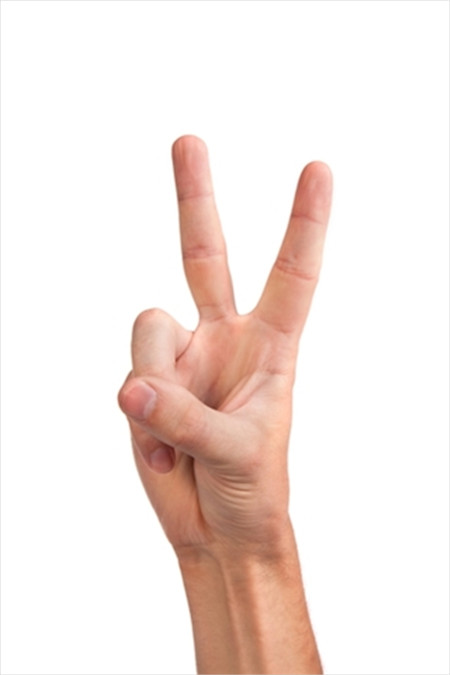
#> input picture 1.jpg, 450 x 675 px, given in place of the camera
$ python detect.py
#> lines starting #> are read from the running program, lines starting #| are printed output that depends on the picture; after the words box and inside, x2 and y2 are one past the last pixel; in counts of white or black regions, pixels touching at a corner belong together
#> further down, frame is the input picture: shape (675, 450, 3); mean B, G, R 227.2, 232, 244.6
import cv2 as cv
import numpy as np
import matplotlib.pyplot as plt

class HandDetect():
    def __init__(self) -> None:
        pass
    def crop(self):
        pass
    # 皮肤提取
    def skin_ellipse(self, image):
        """在YCrCb空间,肤色像素点会聚集到一个椭圆区域.先定义一个椭圆模型,
        然后将每个RGB像素点转换到YCrCb空间比对是否在椭圆区域,是的话判断为皮肤。"""
        skinCrCbHist = np.zeros((256, 256), dtype=np.uint8)
        cv.ellipse(skinCrCbHist, (113, 155), (23, 25), 43, 0, 360, (255, 255, 255), -1)  # 绘制椭圆弧线
        YCrCb = cv.cvtColor(image, cv.COLOR_BGR2YCR_CB)  # 转换至YCrCb空间
        (y, Cr, Cb) = cv.split(YCrCb)  # 拆分出Y,Cr,Cb值
        skin = np.zeros(Cr.shape, dtype=np.uint8)  # 掩膜
        (x, y) = Cr.shape
        for i in range(0, x):
            for j in range(0, y):
                if skinCrCbHist[Cr[i][j], Cb[i][j]] > 0:  # 若不在椭圆区间中
                    skin[i][j] = 255
        res = cv.bitwise_and(image, image, mask=skin)
        return res
    def skin_threshold(self):
        pass
    def get_hand(self):
        pass


###############################################
# 图像截取函数
# 输入：原图，截取起始点的横坐标，纵坐标，截取的宽度、长度
# 输出：截取后的图像， 被标记截取范围后的原图
###############################################
def crop(img_no_crop, x0, y0, width, height):
#> called with x0 = 0, y0 = 0, width = 640, height = 480
    img_no_crop_rectangle = img_no_crop.copy()
    cv.rectangle(img_no_crop_rectangle, (x0, y0), (x0 + width, y0 + height), (0, 255, 0))
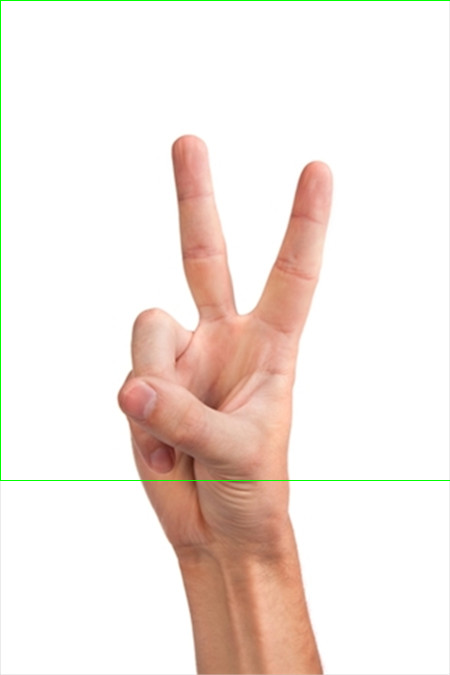
#> img_no_crop_rectangle: shape (675, 450, 3); 0.45% of pixels changed, all inside (x1, y1, x2, y2) = (0, 0, 450, 481)
    img_crop = img_no_crop[x0:x0 + width, y0:y0 + height]

    return img_crop, img_no_crop_rectangle


###############################################
# 椭圆皮肤检测函数
# 输入：原图
# 输出：筛选后只剩下皮肤的图
# 原理：在YCrCb空间，肤色像素点会聚集到一个椭圆区域。先定义一个椭圆模型，然后将每个RGB像素点转换到YCrCb空间比对是否在椭圆区域，是的话判断为皮肤。
###############################################
def skin_ellipse(img_crop):
    skinCrCbHist = np.zeros((256, 256), dtype=np.uint8)
    cv.ellipse(skinCrCbHist, (113, 155), (23, 25), 43, 0, 360, (255, 255, 255), -1)  # 绘制椭圆弧线
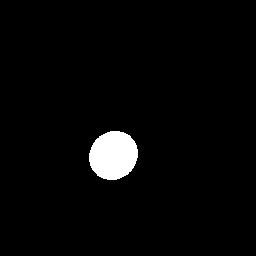
#> skinCrCbHist: shape (256, 256); 2.9% white; 1 white region, box (x1, y1, x2, y2) and area: (89, 131, 138, 180) 1878
    YCrCb = cv.cvtColor(img_crop, cv.COLOR_BGR2YCR_CB)  # 转换至YCrCb空间
#> YCrCb: shape (640, 450, 3); mean of channels 0, 1, 2 235.7, 134.6, 123.6
    (y, Cr, Cb) = cv.split(YCrCb)  # 拆分出Y,Cr,Cb值
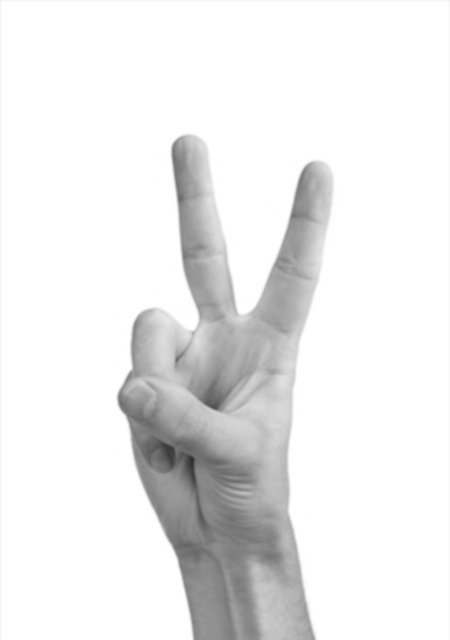
#> y: shape (640, 450); min 45, max 255, mean 235.7
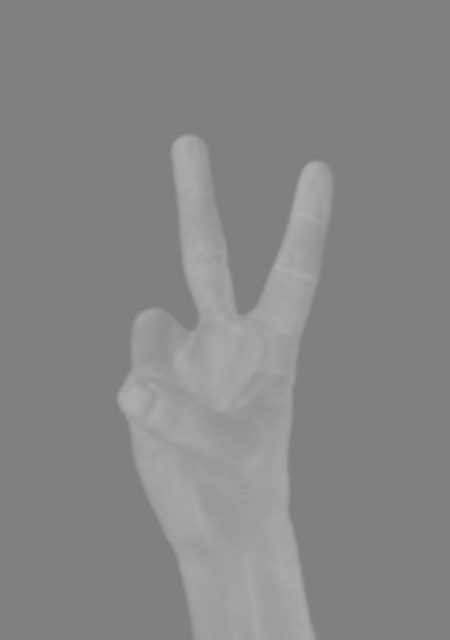
#> Cr: shape (640, 450); min 127, max 175, mean 134.6
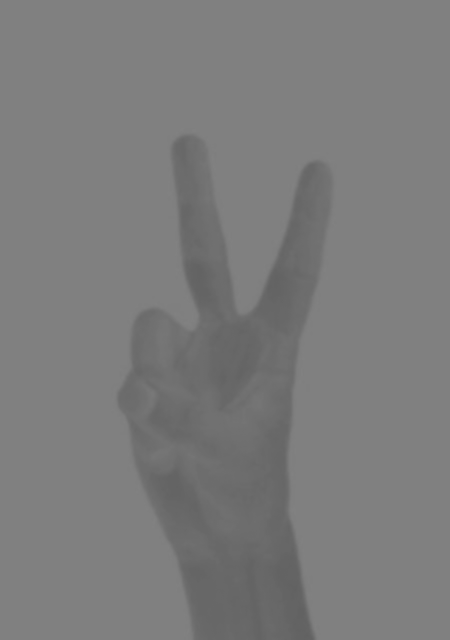
#> Cb: shape (640, 450); min 97, max 129, mean 123.6
    skin = np.zeros(Cr.shape, dtype=np.uint8)  # 掩膜
    (x, y) = Cr.shape
#> x = 640; y = 450
    for i in range(0, x):
        for j in range(0, y):
            if skinCrCbHist[Cr[i][j], Cb[i][j]] > 0:  # 若不在椭圆区间中
                skin[i][j] = 255
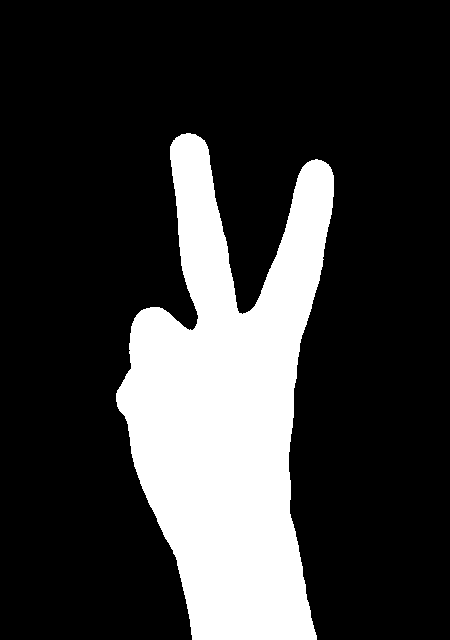
#> skin: shape (640, 450); 21.9% white; 1 white region, box (x1, y1, x2, y2) and area: (116, 133, 334, 640) 63154
    res = cv.bitwise_and(img_crop, img_crop, mask=skin)
    return res


###############################################
# YCrCb+阈值分割图像检测函数
# 输入：原图
# 输出：筛选后只剩下皮肤的图
# 原理:针对YCrCb中Cr分量的处理，对CR通道单独进行Otsu处理，Otsu方法opencv里用threshold，Otsu算法是对图像的灰度级进行聚类。
###############################################
def skin_threshold(roi):
    YCrCb = cv.cvtColor(roi, cv.COLOR_BGR2YCR_CB)  # 转换至YCrCb空间
    (y, cr, cb) = cv.split(YCrCb)  # 拆分出Y,Cr,Cb值
    cr1 = cv.GaussianBlur(cr, (5, 5), 0)
    _, skin = cv.threshold(cr1, 0, 255, cv.THRESH_BINARY + cv.THRESH_OTSU)  # Ostu处理
    res = cv.bitwise_and(roi, roi, mask=skin)
    return res


###############################################
# 形态学处理函数
# 输入：提取过皮肤以后的图像（存在瑕疵的干扰）
# 输出：排除大部分瑕疵后的图像
###############################################
def morphology(img_skin):
    # k = np.ones((16, 16), np.uint8)
    k = cv.getStructuringElement(cv.MORPH_RECT, (9, 9), None)
    img_erode = cv.erode(img_skin, k, 1)
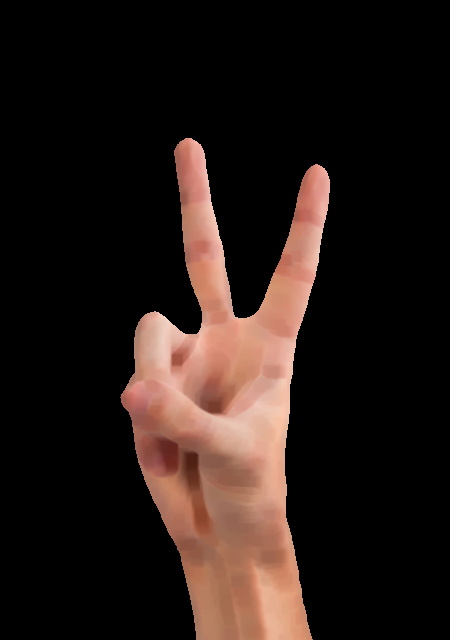
#> img_erode: shape (640, 450, 3); mean B, G, R 21.9, 26.2, 38
    img_dilate = cv.dilate(img_erode, k, 1)
    img_erode = cv.erode(img_dilate, k, 1)
    img_dilate = cv.dilate(img_erode, k, 1)

    return img_dilate


# 对摄像头进行设置
cap = cv.VideoCapture(0)
width = 640
height = 480
cap.set(cv.CAP_PROP_FRAME_WIDTH, width)
cap.set(cv.CAP_PROP_FRAME_HEIGHT, height)

if __name__ == '__main__':

    while 1:
        # 读取摄像头画面
        flag, frame = cap.read()
        # 对摄像头画面进行截取
        img, img_origin = crop(frame, 0, 0, width, height)
        # 对图像进行高斯模糊
        img = cv.GaussianBlur(img, (3, 3), 0)
        # 进行皮肤提取
        img_ellipse = skin_ellipse(img)

        img_morphology = morphology(img_ellipse)

#> (the run stopped early here; a loop or call above may not have finished)
